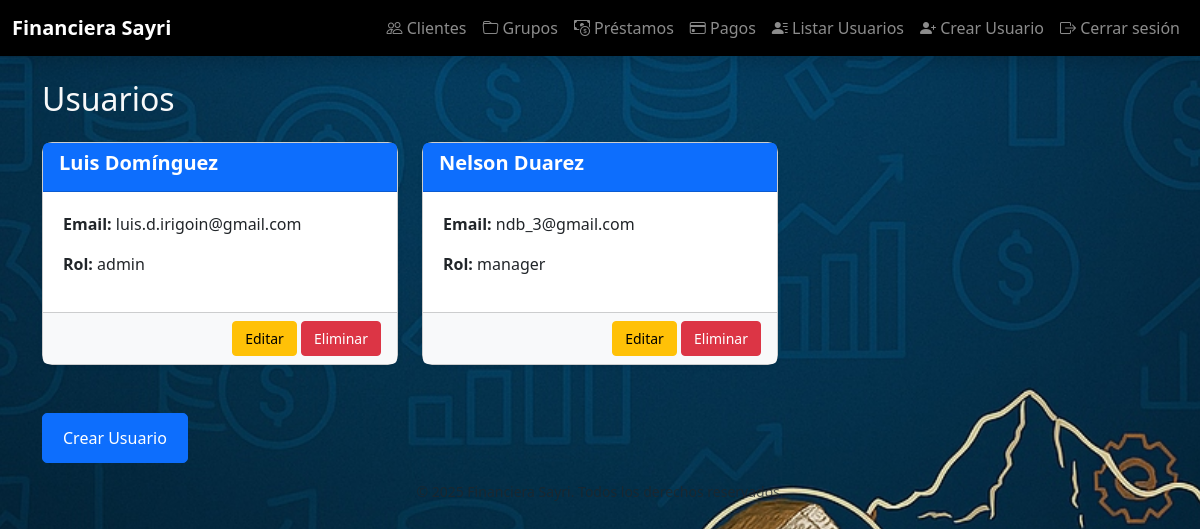
/admin/usuarios (signed in), run on an earlier commit of the app's database.
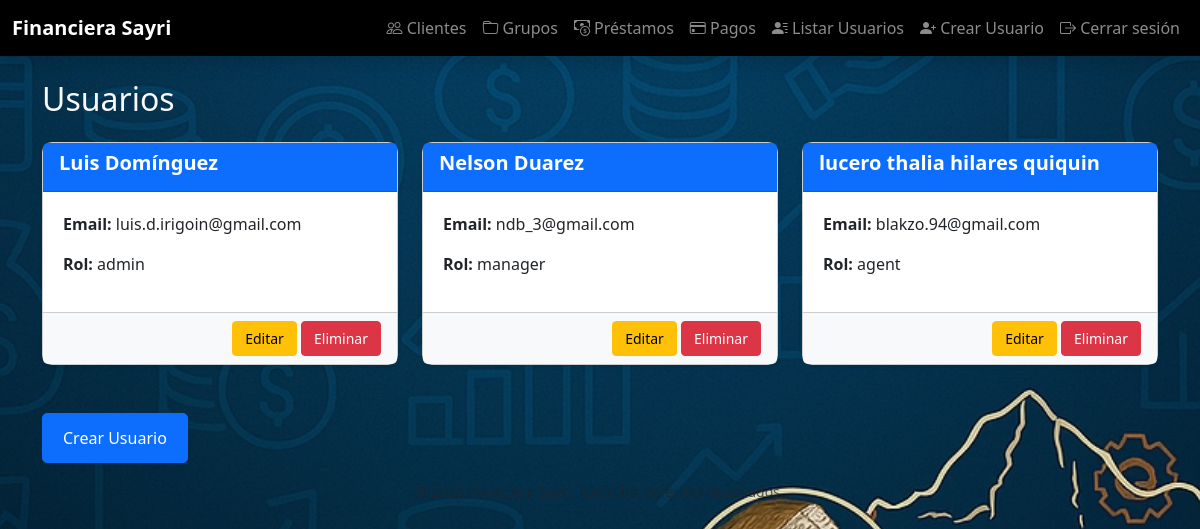
And on a later commit of the database.
### models/usuario.py (models this page shows, shortened)
class Usuario(db.Model, UserMixin):
    __tablename__ = 'usuario'
    id = db.Column(db.Integer, primary_key=True)
    nombre = db.Column(db.String(100), nullable=False)
    apellido = db.Column(db.String(100), nullable=False)
    email = db.Column(db.String(120), unique=True, nullable=False)
    password_hash = db.Column(db.String(256), nullable=False)
    rol_id = db.Column(db.Integer, db.ForeignKey('rol.id'), nullable=False)
    is_active = db.Column(db.Boolean, default=True)  # Agregar el atributo is_active
    rol = db.relationship('Rol', backref=db.backref('usuarios', lazy=True))

### models/rol.py (models this page shows, shortened)
class Rol(db.Model):
    __tablename__ = 'rol'
    id = db.Column(db.Integer, primary_key=True)
    nombre = db.Column(db.String(50), unique=True, nullable=False)

### routes/usuarios.py (the view)
@usuarios_bp.route('/usuarios')
@login_required
def listar_usuarios():
    if current_user.rol.nombre != 'admin':
        abort(403)
    usuarios = Usuario.query.all()
    return render_template('admin/listar_usuarios.html', usuarios=usuarios)

### app.py (called while the page is built)
def create_app():
    app = Flask(__name__)
    app.config.from_object(Config)
    db.init_app(app)
    Migrate(app, db)
    login_manager = LoginManager()
    login_manager.init_app(app)
    login_manager.login_view = "login.login_view"  # Nombre del blueprint y la ruta de login
    @login_manager.user_loader
    def load_user(user_id):
        return db.session.get(Usuario, int(user_id))  # Asegúrate de que estás obteniendo al usuario de la base de datos
    register_routes(app)
    with app.app_context():
        inicializar_roles()
        crear_admin()  # Crea un usuario admin si no existe
    return app

### templates/admin/listar_usuarios.html (shortened to what this page needs)
{% extends "base.html" %}
{% block content %}
<h2 class="mb-4">Usuarios</h2>
<div class="row">
    {% for usuario in usuarios %}
        <div class="col-md-4 mb-4">
            <div class="card shadow-sm">
                <div class="card-header bg-primary text-white">
                    <h5 class="card-title">{{ usuario.nombre }} {{ usuario.apellido }}</h5>
                </div>
                <div class="card-body">
                    <p><strong>Email:</strong> {{ usuario.email }}</p>
                    <p><strong>Rol:</strong> {{ usuario.rol.nombre }}</p>
                </div>
                <div class="card-footer text-end">
                    <a href="{{ url_for('admin.editar_usuario', id=usuario.id) }}" class="btn btn-warning btn-sm">Editar</a>
                    <form action="{{ url_for('admin.eliminar_usuario', id=usuario.id) }}" method="POST" style="display:inline;"
                          onsubmit="return confirm('¿Estás seguro de eliminar este usuario?');">
                        <button type="submit" class="btn btn-danger btn-sm">Eliminar</button>
                    </form>
                </div>
            </div>
        </div>
    {% endfor %}
</div>
<div class="mt-4">
    <a href="{{ url_for('admin.crear_usuario') }}" class="btn btn-primary">Crear Usuario</a>
</div>
{% endblock %}

What changed in the data, as far as the page shows it:
added Usuario: nombre "lucero thalia", apellido "hilares quiquin", email "blakzo.94@gmail.com", rol.nombre "agent"
